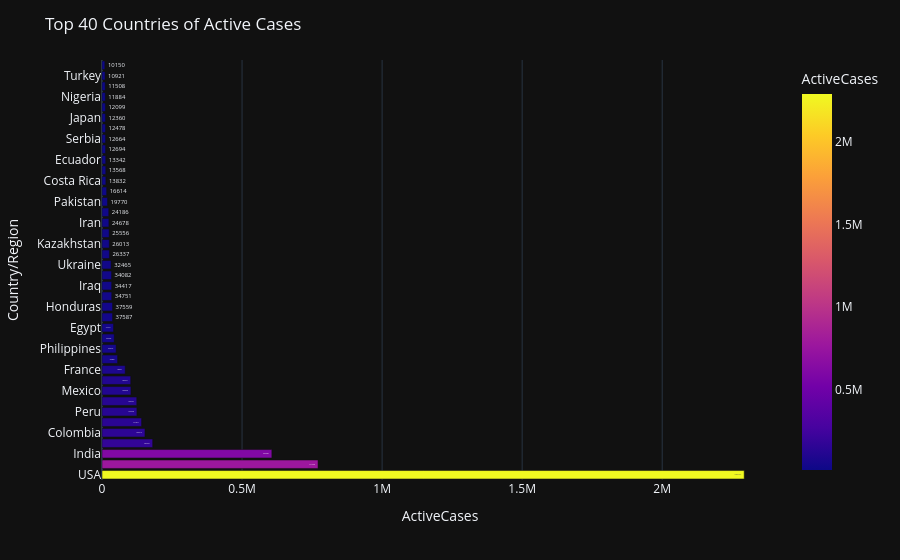

Write notebook code for a chart like this one.
### Code cell
fig = px.bar(world_data.sort_values(by='ActiveCases',ascending=False).iloc[0:40],y='Country/Region',x='ActiveCases',color='ActiveCases',text='ActiveCases')
fig.update_layout(template='plotly_dark', title='Top 40 Countries of Active Cases')
fig.show()

### Figure 1 — Plotly figure (JSON) as saved in the notebook; plotly's stock layout.template omitted (floating-point values rounded to 4 significant figures)
{"data": [{"hovertemplate": "ActiveCases=%{marker.color}<br>Country/Region=%{y}<extra></extra>", "legendgroup": "", "marker": {"color": [2293000.0, 771300.0, 606400.0, 180900.0, 153400.0, 141300.0, 124600.0, 124100.0, 103300.0, 102500.0, 82860.0, 55580.0, 50470.0, 43640.0, 41160.0, 37590.0, 37560.0, 34750.0, 34420.0, 34080.0, 32460.0, 26340.0, 26010.0, 25560.0, 24680.0, 24190.0, 19770.0, 16610.0, 13830.0, 13570.0, 13340.0, 12690.0, 12660.0, 12480.0, 12360.0, 12100.0, 11880.0, 11510.0, 10920.0, 10150.0], "coloraxis": "coloraxis", "pattern": {"shape": ""}}, "name": "", "orientation": "h", "showlegend": false, "text": [2293000.0, 771300.0, 606400.0, 180900.0, 153400.0, 141300.0, 124600.0, 124100.0, 103300.0, 102500.0, 82860.0, 55580.0, 50470.0, 43640.0, 41160.0, 37590.0, 37560.0, 34750.0, 34420.0, 34080.0, 32460.0, 26340.0, 26010.0, 25560.0, 24680.0, 24190.0, 19770.0, 16610.0, 13830.0, 13570.0, 13340.0, 12690.0, 12660.0, 12480.0, 12360.0, 12100.0, 11880.0, 11510.0, 10920.0, 10150.0], "textposition": "auto", "type": "bar", "x": [2293000.0, 771300.0, 606400.0, 180900.0, 153400.0, 141300.0, 124600.0, 124100.0, 103300.0, 102500.0, 82860.0, 55580.0, 50470.0, 43640.0, 41160.0, 37590.0, 37560.0, 34750.0, 34420.0, 34080.0, 32460.0, 26340.0, 26010.0, 25560.0, 24680.0, 24190.0, 19770.0, 16610.0, 13830.0, 13570.0, 13340.0, 12690.0, 12660.0, 12480.0, 12360.0, 12100.0, 11880.0, 11510.0, 10920.0, 10150.0], "xaxis": "x", "y": ["USA", "Brazil", "India", "Russia", "Colombia", "South Africa", "Peru", "Argentina", "Mexico", "Bangladesh", "France", "Bolivia", "Philippines", "Belgium", "Egypt", "Indonesia", "Honduras", "Dominican Republic", "Iraq", "Saudi Arabia", "Ukraine", "Romania", "Kazakhstan", "Israel", "Iran", "Panama", "Pakistan", "Chile", "Costa Rica", "Kenya", "Ecuador", "Italy", "Serbia", "Portugal", "Japan", "Poland", "Nigeria", "Ethiopia", "Turkey", "Guatemala"], "yaxis": "y"}], "layout": {"barmode": "relative", "coloraxis": {"colorbar": {"title": {"text": "ActiveCases"}}, "colorscale": [[0, "#0d0887"], [0.1111, "#46039f"], [0.2222, "#7201a8"], [0.3333, "#9c179e"], [0.4444, "#bd3786"], [0.5556, "#d8576b"], [0.6667, "#ed7953"], [0.7778, "#fb9f3a"], [0.8889, "#fdca26"], [1, "#f0f921"]]}, "legend": {"tracegroupgap": 0}, "margin": {"t": 60}, "title": {"text": "Top 40 Countries of Active Cases"}, "xaxis": {"anchor": "y", "domain": [0, 1], "title": {"text": "ActiveCases"}}, "yaxis": {"anchor": "x", "domain": [0, 1], "title": {"text": "Country/Region"}}}}
